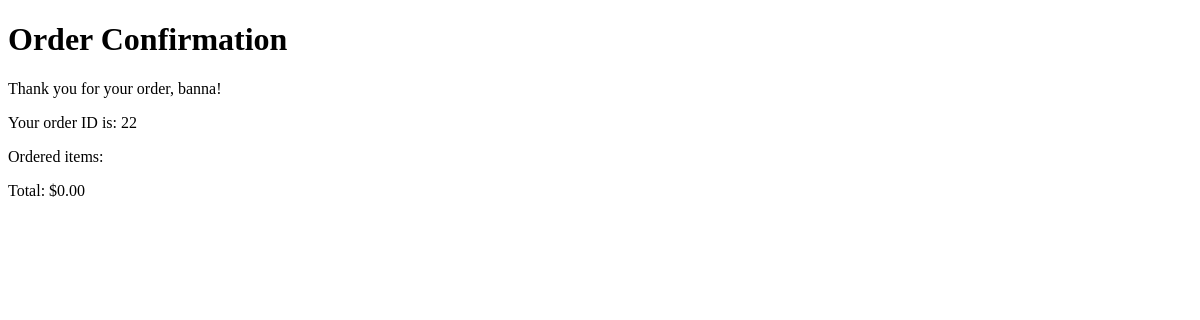
Before: /order/confirmation/22/ with the older database file.
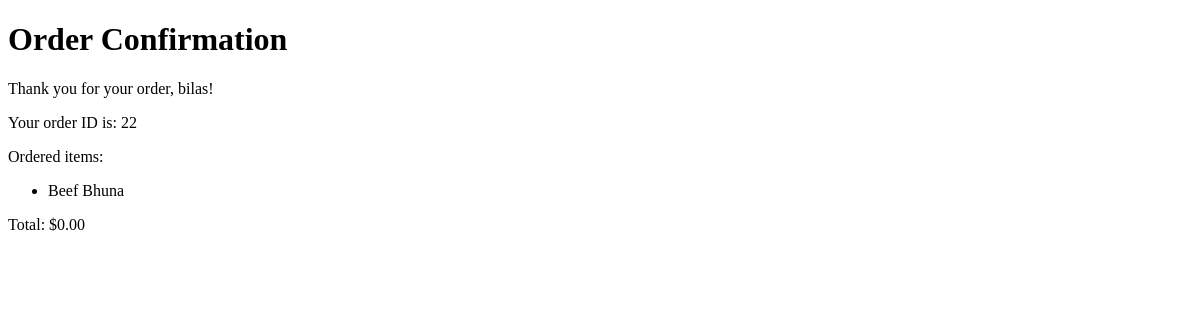
After: the same page with the newer database file.
### restaurant/models.py (models this page shows, shortened)
class Order(models.Model):
    menu_items = models.ManyToManyField(MenuItem)
    quantity = models.PositiveIntegerField(default=1)
    user_name = models.CharField(max_length=100)
    user_email = models.EmailField()
    user_phone = models.CharField(max_length=15)
    total_price = models.DecimalField(max_digits=10, decimal_places=2, default=0.00)

class MenuItem(models.Model):
    CATEGORY_CHOICES = [
        ('🥗 Starters', '🥗 Starters'),
        ('🍛 Main Course', '🍛 Main Course'),
        ('🍝 Noodles & Pasta', '🍝 Noodles & Pasta'),
        ('🍟 Sides', '🍟 Sides'),
        ('🍹 Drinks', '🍹 Drinks'),
        ('🍨 Desserts', '🍨 Desserts'),
        ('Healthy Foods', 'Healthy Foods'),
        ('Our Popular Dishes','Our Popular Dishes')
    ]
    name = models.CharField(max_length=100)
    description = models.TextField()
    price = models.DecimalField(max_digits=6, decimal_places=2)
    image = models.ImageField(upload_to='menu_images/')
    category = models.CharField(max_length=20, choices=CATEGORY_CHOICES, default='🍹 Drinks')

### restaurant/views.py (the view)
# urls.py: path('order/confirmation/<int:order_id>/', views.order_confirmation, name='order_confirmation'),
def order_confirmation(request, order_id):
    order = get_object_or_404(Order, id=order_id)
    item_names = [item.name for item in order.menu_items.all()]
    return render(request, 'order_confirmation.html', {'order': order, 'item_names': item_names})

### templates/order_confirmation.html (shortened to what this page needs)
<!DOCTYPE html>
<html>
<head>
</head>
<body>
    <h1>Order Confirmation</h1>
    <p>Thank you for your order, {{ order.user_name }}!</p>
    <p>Your order ID is: {{ order.id }}</p>
    <p>Ordered items:</p>
    <ul>
        {% for item in item_names %}
            <li>{{ item }}</li>
        {% endfor %}
    </ul>
    <p>Total: ${{ order.total_price }}</p>
</body>
</html>

Changed rows visible on the page:
changed Order id 22: user_name "banna" → "bilas"
now on this page (row unchanged): MenuItem: item_names "Beef Bhuna"
